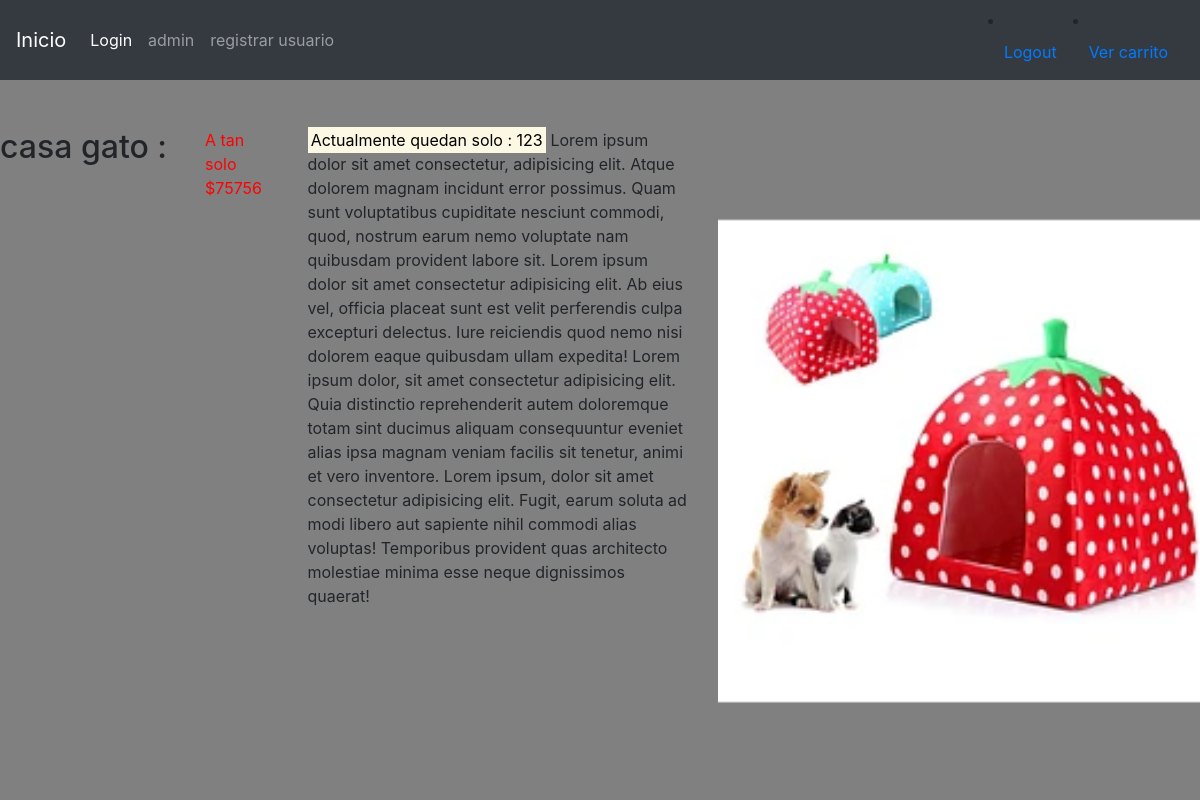
The app's page /personas/det_prod/345 with its own data.
### personas/models.py (models this page shows, shortened)
class Producto(models.Model):
    idProducto = models.IntegerField( primary_key=True)
    nombreProducto = models.CharField(max_length=30, blank=True, null=True)
    stock   = models.IntegerField(blank=True, null=True)
    precio   = models.IntegerField(blank=True, null=True)
    foto = models.ImageField(upload_to=cargarFotoProducto, null=True)
    activo = models.IntegerField(blank=True, null=True)

### personas/views.py (the view)
# urls.py: path('det_prod/<str:pk>' , views.det_prod , name='det_prod' ),
def det_prod(request , pk):
    mensajes=[]
    errores=[]
    producto = Producto.objects.all()
    producto= Producto.objects.filter(idProducto=pk)
    return render(request, "personas/det_prod.html", {"productos": producto})

### personas/context_processor.py (called while the page is built)
def total_carrito(request):
    total = 0
    if request.user.is_authenticated:
        if "carrito" in request.session.keys():
            for key, value in request.session["carrito"].items():
                total +=  int(value["acumulado"])
    return {"total_carrito": total}

### personas/templates/personas/det_prod.html
{% extends "personas/base.html" %} {% block title %} Gestión Instituto {% endblock %} {% block content%}
    <br><br>
    <div class="row">
         {% for producto in productos %}
                    <br><br><br>
                        <h2 class="col-2">{{producto.nombreProducto}} : </h2>
                        <p class="col-1" style="color: red;"> A tan solo ${{producto.precio}} </p>
                        <p class="col-4" style="border: 2cm;"><mark>Actualmente quedan solo : {{producto.stock}}</mark> Lorem ipsum dolor sit amet consectetur, adipisicing elit. Atque dolorem magnam incidunt error possimus. Quam sunt voluptatibus cupiditate nesciunt commodi, quod, nostrum earum nemo voluptate nam quibusdam provident labore sit. Lorem ipsum dolor sit amet consectetur adipisicing elit. Ab eius vel, officia placeat sunt est velit perferendis culpa excepturi delectus. Iure reiciendis quod nemo nisi dolorem eaque quibusdam ullam expedita! Lorem ipsum dolor, sit amet consectetur adipisicing elit. Quia distinctio reprehenderit autem doloremque totam sint ducimus aliquam consequuntur eveniet alias ipsa magnam veniam facilis sit tenetur, animi et vero inventore. Lorem ipsum, dolor sit amet consectetur adipisicing elit. Fugit, earum soluta ad modi libero aut sapiente nihil commodi alias voluptas! Temporibus provident quas architecto molestiae minima esse neque dignissimos quaerat!</p>
                        <img src="{{producto.foto.url}}" style="width:40%" class="col-5" alt="{{producto.nombreProducto}}">
             {%endfor%}
    </div>
{% block javascript%} {% endblock %} {% endblock %}

### records on screen
Producto: nombreProducto "casa gato", precio "75756", stock "123", foto (picture)
